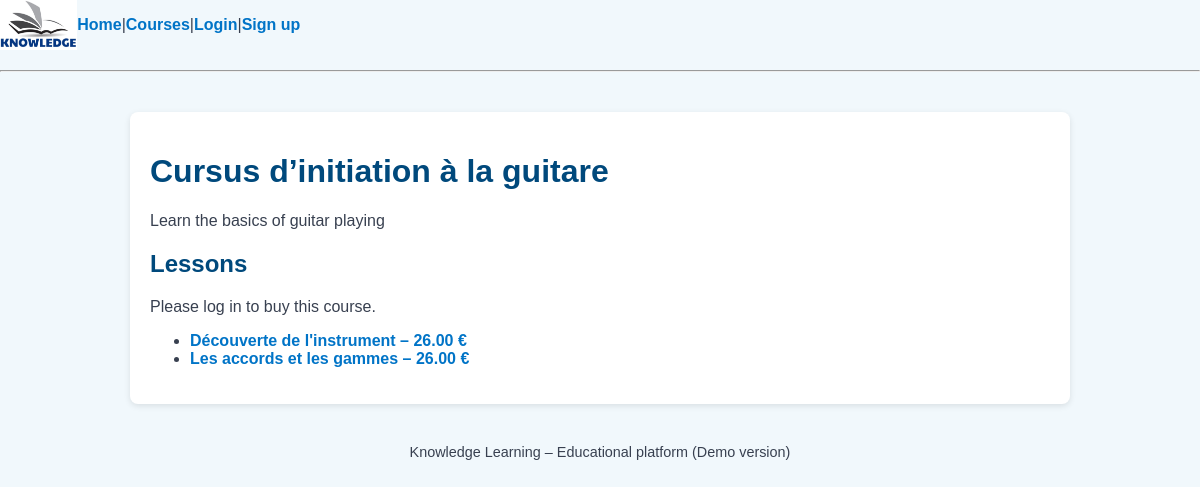
The app's page /courses/course/1/ with its own data.
### courses/models.py (models this page shows, shortened)
class Course(models.Model):
    theme = models.ForeignKey(
        Theme,
        on_delete=models.CASCADE,
        related_name='courses'
    )
    title = models.CharField(max_length=150)
    description = models.TextField()
    price = models.DecimalField(max_digits=6, decimal_places=2)
    created_at = models.DateTimeField(auto_now_add=True)
    updated_at = models.DateTimeField(auto_now=True)
    created_by = models.ForeignKey(
        User, null=True, blank=True,
        on_delete=models.SET_NULL,
        related_name='courses_created'
    )
    updated_by = models.ForeignKey(
        User, null=True, blank=True,
        on_delete=models.SET_NULL,
        related_name='courses_updated'
    )

class Lesson(models.Model):
    course = models.ForeignKey(
        Course,
        on_delete=models.CASCADE,
        related_name='lessons'
    )
    title = models.CharField(max_length=150)
    content = models.TextField()
    video_url = models.URLField()
    price = models.DecimalField(max_digits=6, decimal_places=2)
    created_at = models.DateTimeField(auto_now_add=True)
    updated_at = models.DateTimeField(auto_now=True)
    created_by = models.ForeignKey(
        User, null=True, blank=True,
        on_delete=models.SET_NULL,
        related_name='lessons_created'
    )
    updated_by = models.ForeignKey(
        User, null=True, blank=True,
        on_delete=models.SET_NULL,
        related_name='lessons_updated'
    )

### courses/views.py (the view, shortened to what this page needs)
# urls.py: path('course/<int:course_id>/', course_detail, name='course_detail'),
def course_detail(request, course_id):
    course = get_object_or_404(Course, id=course_id)
    has_purchased = False
    is_validated = False
    return render(
        request,
        'courses/course_detail.html',
        {
            'course': course,
            'has_purchased': has_purchased,
            'is_validated': is_validated
        }
    )

### courses/templates/courses/course_detail.html
{% extends "base.html" %}
{% block content %}
<h1>{{ course.title }}</h1>
<p>{{ course.description }}</p>
<h2>Lessons</h2>
{% if user.is_authenticated %}
    {% if has_purchased or is_validated %}
        <p class="success">
            You already have access to this course.
        </p>
    {% else %}
        <a class="btn" href="{% url 'buy_course' course.id %}">
            Buy this course
        </a>
    {% endif %}
{% else %}
    <p>Please log in to buy this course.</p>
{% endif %}
<ul>
{% for lesson in course.lessons.all %}
    <li>
        <a href="{% url 'lesson_detail' lesson.id %}">
            {{ lesson.title }} – {{ lesson.price }} €
        </a>
    </li>
{% endfor %}
</ul>
{% endblock %}

### static/css/style.css (style rules this page uses)
body { font-family: "Comic Sans MS", Arial, sans-serif; background-color: #f1f8fc; color: #384050; margin: 0; padding: 0; }
h1, h2, h3 { color: #00497c; }
a { color: #0074c7; text-decoration: none; font-weight: bold; }

### records on screen
Course: title "Cursus d’initiation à la guitare", description "Learn the basics of guitar playing"
Lesson: title "Découverte de l'instrument", price "26.00"
Lesson: title "Les accords et les gammes", price "26.00"
